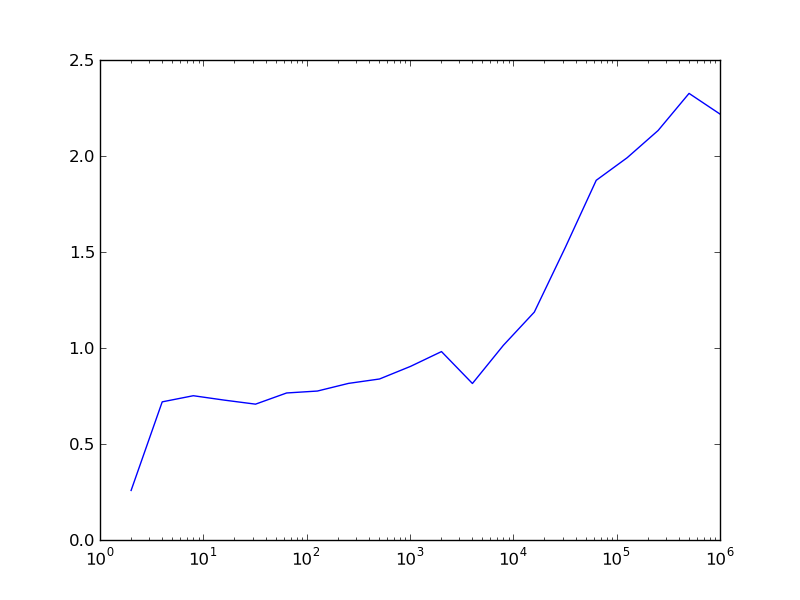

The script that saved this image:
import numpy as np
import numexpr as ne
import timeit
import matplotlib.pyplot as plt

def f_numpy(nmax):
    x = np.linspace(0, 1, nmax)
    result = ((5*x-2)*x+1)*x-7

def f_numexpr(nmax):
    x = np.linspace(0, 1, nmax)
    result = ne.evaluate("5*x**3-2*x**2+x-7")

x = []
y = []
for n in np.logspace(0.31, 6, 20):
    nint = int(n)
    print nint
    t_numpy = timeit.timeit("f_numpy(%i)" % nint,
                            "from __main__ import f_numpy",
                            number=20)
    t_numexpr = timeit.timeit("f_numexpr(%i)" % nint,
                            "from __main__ import f_numexpr",
                            number=20)
    x.append(nint)
    y.append(t_numpy/t_numexpr)
plt.plot(x, y)
plt.xscale("log")
plt.savefig("profiling_2.png")
plt.close()
